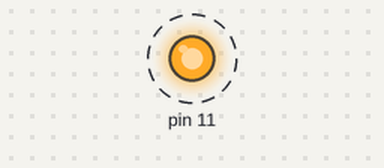
The program below on a simulated Raspberry Pi (header pin numbers). Parts: output pins drawn as LEDs (lit = HIGH). Dashed ring = blinking.

Above: at 0.5 s.
Timing chart, 0 to 4.6 s (numbered marks = the images above):
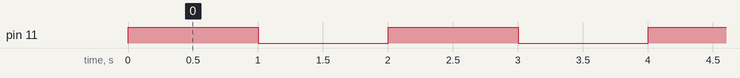

The program:

LEDvillogo.py
```python
import time
import RPi.GPIO as GPIO
GPIO.setwarnings(False)
GPIO.cleanup()
GPIO.setmode(GPIO.BOARD)
GPIO.setup(11,GPIO.OUT)
while True:
    GPIO.output(11,GPIO.HIGH)
    time.sleep(1)
    GPIO.output(11,GPIO.LOW)
    time.sleep(1)
```

Measured:
- by itself, pin 11: alternates HIGH for 1.0 s and LOW for 1.0 s
